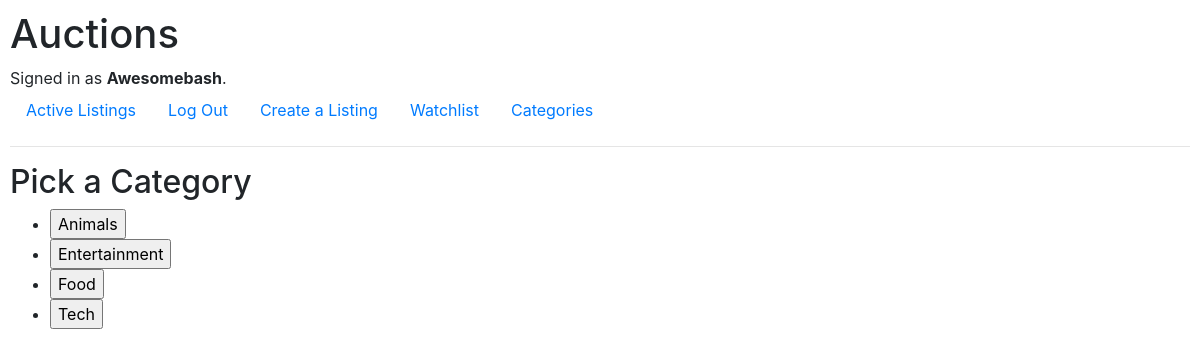
The page /categories (signed in) on the database its author committed.
### auctions/models.py (models this page shows, shortened)
class User(AbstractUser):
    pass

class Category(models.Model):
    categoryTitle = models.CharField(max_length=64)

### auctions/views.py (the view)
# urls.py: path("categories", views.categories, name="categories"),
def categories(request):
    return render(request, "auctions/categories.html", {
        'categories': Category.objects.values()
    })

### auctions/templates/auctions/categories.html (shortened to what this page needs)
{% extends "auctions/layout.html" %}
{% block body %}
    <h2>Pick a Category</h2>
    <form action="{% url 'index' %}" method="post">
        <ul>
            {% for category in categories %}
                <li><input type="submit" name="category" value="{{category.categoryTitle}}"></li>
            {% endfor %}
        </ul>
    </form>
{% endblock %}

### auctions/templates/auctions/layout.html (shortened to what this page needs)
{% load static %}
<!DOCTYPE html>
<html lang="en">
    <head>
        <link rel="stylesheet" href="https://stackpath.bootstrapcdn.com/bootstrap/4.4.1/css/bootstrap.min.css">
        <link href="{% static 'auctions/styles.css' %}" rel="stylesheet">
    </head>
    <body>
        <h1>Auctions</h1>
        <div>
            {% if user.is_authenticated %}
                Signed in as <strong>{{ user.username }}</strong>.
            {% else %}
                Not signed in.
            {% endif %}
        </div>
        <ul class="nav">
            <li class="nav-item">
                <a class="nav-link" href="{% url 'index' %}">Active Listings</a>
            </li>
            {% if user.is_authenticated %}
                <li class="nav-item">
                    <a class="nav-link" href="{% url 'logout' %}">Log Out</a>
                </li>
                <li class="nav-item">
                    <a class="nav-link" href="{% url 'create' %}">Create a Listing</a>
                </li>
                <li class="nav-item">
                    <a class="nav-link" href="{% url 'watchlist' %}">Watchlist</a>
                </li>
            {% endif %}
            <li class="nav-item">
                <a class="nav-link" href="{% url 'categories' %}">Categories</a>
            </li>
        </ul>
        <hr>
        {% block body %}
        {% endblock %}
    </body>
</html>

### auctions/static/auctions/styles.css (style rules this page uses)
body { padding: 10px; }

### rows shown on the page
User: username "Awesomebash"
Category: category "Animals"
Category: category "Entertainment"
Category: category "Food"
Category: category "Tech"
